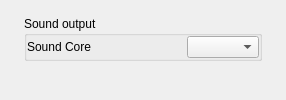
<widget class="QWidget" name="pgSound_content"><property name="role" stdset="0"><string notr="true">pagecontent</string></property><layout class="QVBoxLayout" name="pgSound_vl"><property name="spacing"><number>12</number></property><property name="leftMargin"><number>24</number></property><property name="topMargin"><number>16</number></property><property name="rightMargin"><number>24</number></property><property name="bottomMargin"><number>16</number></property><item><widget class="QGroupBox" name="cardSound"><property name="title"><string>Sound output</string></property><property name="role" stdset="0"><string notr="true">card</string></property><layout class="QGridLayout" name="glSound" columnstretch="0,1,0"><property name="leftMargin"><number>0</number></property><property name="topMargin"><number>0</number></property><property name="rightMargin"><number>0</number></property><property name="bottomMargin"><number>0</number></property><property name="horizontalSpacing"><number>10</number></property><property name="verticalSpacing"><number>10</number></property><item row="0" column="0" rowspan="1" colspan="1"><widget class="QLabel" name="lSoundCore">
         <property name="text">
          <string>Sound Core</string>
         </property>
         <property name="textFormat">
          <enum>Qt::PlainText</enum>
         </property>
        <property name="alignment"><set>Qt::AlignLeading|Qt::AlignLeft|Qt::AlignVCenter</set></property><property name="role" stdset="0"><string notr="true">row</string></property><property name="minimumSize"><size><width>150</width><height>0</height></size></property></widget>
       </item><item row="0" column="1" rowspan="1" colspan="2"><widget class="QComboBox" name="cbSoundCore" />
       </item></layout></widget></item><item><spacer name="pgSound_sp"><property name="orientation"><enum>Qt::Vertical</enum></property><property name="sizeHint" stdset="0"><size><width>20</width><height>20</height></size></property></spacer></item></layout></widget>
